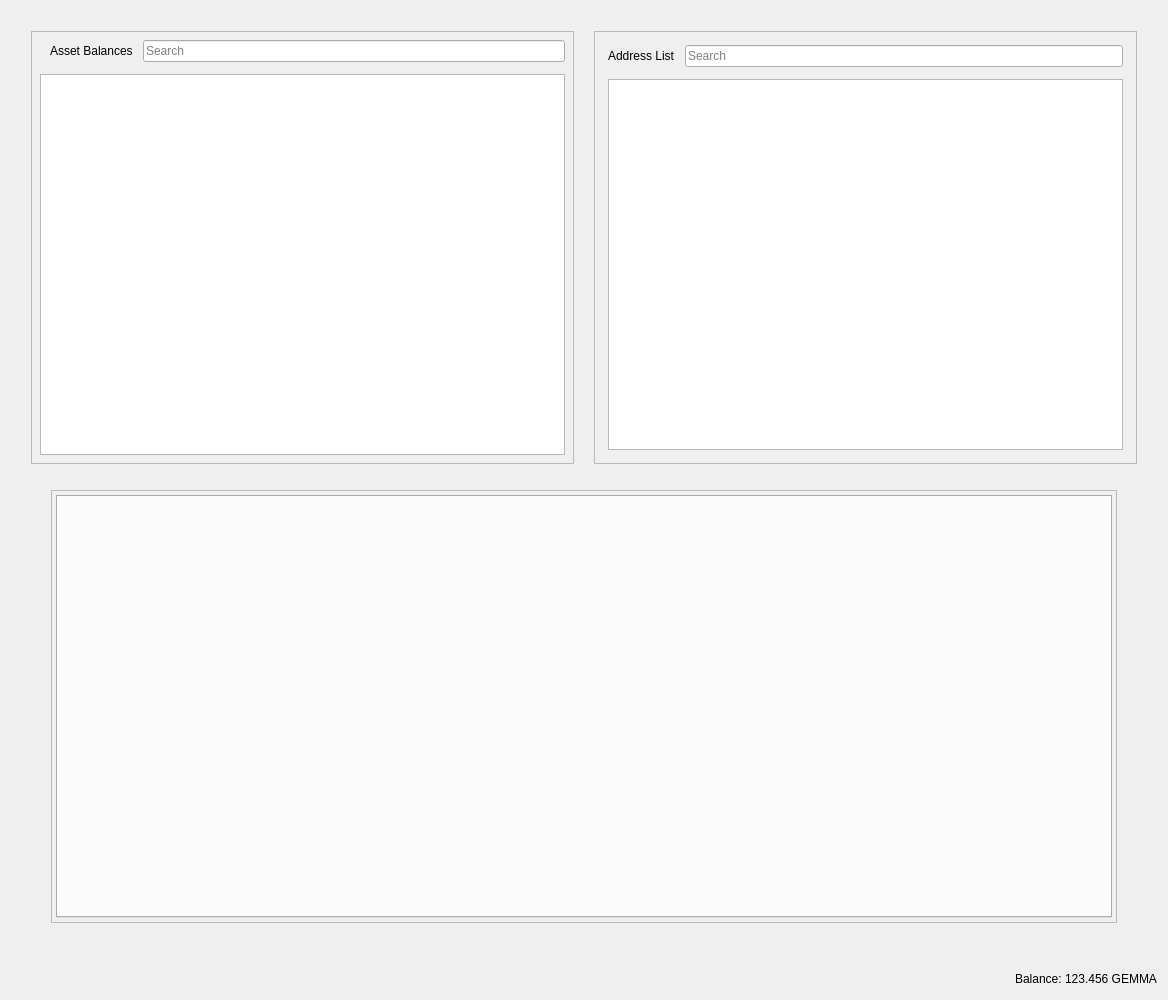
<?xml version="1.0" encoding="UTF-8"?>
<ui version="4.0">
 <class>RestrictedAssetsDialog</class>
 <widget class="QDialog" name="RestrictedAssetsDialog">
  <property name="geometry">
   <rect>
    <x>0</x>
    <y>0</y>
    <width>1168</width>
    <height>1000</height>
   </rect>
  </property>
  <property name="windowTitle">
   <string>Send Coins</string>
  </property>
  <layout class="QVBoxLayout" name="verticalLayout">
   <item>
    <layout class="QHBoxLayout" name="horizontalLayout">
     <property name="spacing">
      <number>20</number>
     </property>
     <property name="leftMargin">
      <number>20</number>
     </property>
     <property name="topMargin">
      <number>20</number>
     </property>
     <property name="rightMargin">
      <number>20</number>
     </property>
     <property name="bottomMargin">
      <number>20</number>
     </property>
     <item>
      <widget class="QFrame" name="frameAssetBalance">
       <property name="frameShape">
        <enum>QFrame::StyledPanel</enum>
       </property>
       <property name="frameShadow">
        <enum>QFrame::Raised</enum>
       </property>
       <layout class="QVBoxLayout" name="verticalLayout_7">
        <property name="spacing">
         <number>12</number>
        </property>
        <property name="leftMargin">
         <number>4</number>
        </property>
        <property name="topMargin">
         <number>4</number>
        </property>
        <property name="rightMargin">
         <number>4</number>
        </property>
        <property name="bottomMargin">
         <number>4</number>
        </property>
        <item>
         <layout class="QVBoxLayout" name="verticalLayout_4">
          <property name="spacing">
           <number>12</number>
          </property>
          <property name="leftMargin">
           <number>4</number>
          </property>
          <property name="topMargin">
           <number>4</number>
          </property>
          <property name="rightMargin">
           <number>4</number>
          </property>
          <property name="bottomMargin">
           <number>4</number>
          </property>
          <item>
           <layout class="QHBoxLayout" name="horizontalLayout_8">
            <property name="spacing">
             <number>10</number>
            </property>
            <property name="leftMargin">
             <number>10</number>
            </property>
            <item>
             <widget class="QLabel" name="labelAssetBalance">
              <property name="text">
               <string>Asset Balances</string>
              </property>
             </widget>
            </item>
            <item>
             <widget class="QLineEdit" name="lineEditAssetSearch">
              <property name="placeholderText">
               <string>Search</string>
              </property>
             </widget>
            </item>
           </layout>
          </item>
          <item>
           <widget class="QTableView" name="listAssets"/>
          </item>
         </layout>
        </item>
       </layout>
      </widget>
     </item>
     <item>
      <widget class="QFrame" name="frameAddressList">
       <property name="frameShape">
        <enum>QFrame::StyledPanel</enum>
       </property>
       <property name="frameShadow">
        <enum>QFrame::Raised</enum>
       </property>
       <layout class="QVBoxLayout" name="verticalLayout_10">
        <property name="spacing">
         <number>12</number>
        </property>
        <item>
         <layout class="QVBoxLayout" name="verticalLayout_9">
          <property name="spacing">
           <number>12</number>
          </property>
          <property name="leftMargin">
           <number>4</number>
          </property>
          <property name="topMargin">
           <number>4</number>
          </property>
          <property name="rightMargin">
           <number>4</number>
          </property>
          <property name="bottomMargin">
           <number>4</number>
          </property>
          <item>
           <layout class="QHBoxLayout" name="horizontalLayout_9">
            <property name="spacing">
             <number>10</number>
            </property>
            <property name="leftMargin">
             <number>0</number>
            </property>
            <property name="topMargin">
             <number>0</number>
            </property>
            <property name="rightMargin">
             <number>0</number>
            </property>
            <property name="bottomMargin">
             <number>0</number>
            </property>
            <item>
             <widget class="QLabel" name="labelAddressList">
              <property name="text">
               <string>Address List</string>
              </property>
             </widget>
            </item>
            <item>
             <widget class="QLineEdit" name="lineEditAddressSearch">
              <property name="placeholderText">
               <string>Search</string>
              </property>
             </widget>
            </item>
           </layout>
          </item>
          <item>
           <widget class="QTableView" name="myAddressList"/>
          </item>
         </layout>
        </item>
       </layout>
      </widget>
     </item>
    </layout>
   </item>
   <item>
    <layout class="QHBoxLayout" name="horizontalLayout_4">
     <property name="spacing">
      <number>34</number>
     </property>
     <property name="leftMargin">
      <number>40</number>
     </property>
     <property name="topMargin">
      <number>0</number>
     </property>
     <property name="rightMargin">
      <number>40</number>
     </property>
     <property name="bottomMargin">
      <number>40</number>
     </property>
     <item>
      <widget class="QFrame" name="tabFrame">
       <property name="frameShape">
        <enum>QFrame::StyledPanel</enum>
       </property>
       <property name="frameShadow">
        <enum>QFrame::Raised</enum>
       </property>
       <layout class="QVBoxLayout" name="verticalLayout_8">
        <property name="spacing">
         <number>12</number>
        </property>
        <property name="leftMargin">
         <number>4</number>
        </property>
        <property name="topMargin">
         <number>4</number>
        </property>
        <property name="rightMargin">
         <number>4</number>
        </property>
        <property name="bottomMargin">
         <number>4</number>
        </property>
        <item>
         <widget class="QTabWidget" name="tabWidget">
          <property name="tabPosition">
           <enum>QTabWidget::North</enum>
          </property>
          <property name="tabShape">
           <enum>QTabWidget::Rounded</enum>
          </property>
          <property name="currentIndex">
           <number>-1</number>
          </property>
          <property name="elideMode">
           <enum>Qt::ElideNone</enum>
          </property>
         </widget>
        </item>
       </layout>
      </widget>
     </item>
    </layout>
   </item>
   <item>
    <layout class="QHBoxLayout" name="horizontalLayout_2">
     <property name="spacing">
      <number>3</number>
     </property>
     <item>
      <spacer name="horizontalSpacer">
       <property name="orientation">
        <enum>Qt::Horizontal</enum>
       </property>
       <property name="sizeHint" stdset="0">
        <size>
         <width>40</width>
         <height>20</height>
        </size>
       </property>
      </spacer>
     </item>
     <item alignment="Qt::AlignRight">
      <widget class="QLabel" name="label">
       <property name="sizePolicy">
        <sizepolicy hsizetype="Preferred" vsizetype="Fixed">
         <horstretch>0</horstretch>
         <verstretch>0</verstretch>
        </sizepolicy>
       </property>
       <property name="text">
        <string>Balance:</string>
       </property>
      </widget>
     </item>
     <item alignment="Qt::AlignRight">
      <widget class="QLabel" name="labelBalance">
       <property name="sizePolicy">
        <sizepolicy hsizetype="Preferred" vsizetype="Fixed">
         <horstretch>0</horstretch>
         <verstretch>0</verstretch>
        </sizepolicy>
       </property>
       <property name="cursor">
        <cursorShape>IBeamCursor</cursorShape>
       </property>
       <property name="text">
        <string notr="true">123.456 GEMMA</string>
       </property>
       <property name="textInteractionFlags">
        <set>Qt::LinksAccessibleByMouse|Qt::TextSelectableByKeyboard|Qt::TextSelectableByMouse</set>
       </property>
      </widget>
     </item>
    </layout>
   </item>
  </layout>
 </widget>
 <resources>
  <include location="../gemma.qrc"/>
 </resources>
 <connections/>
</ui>
